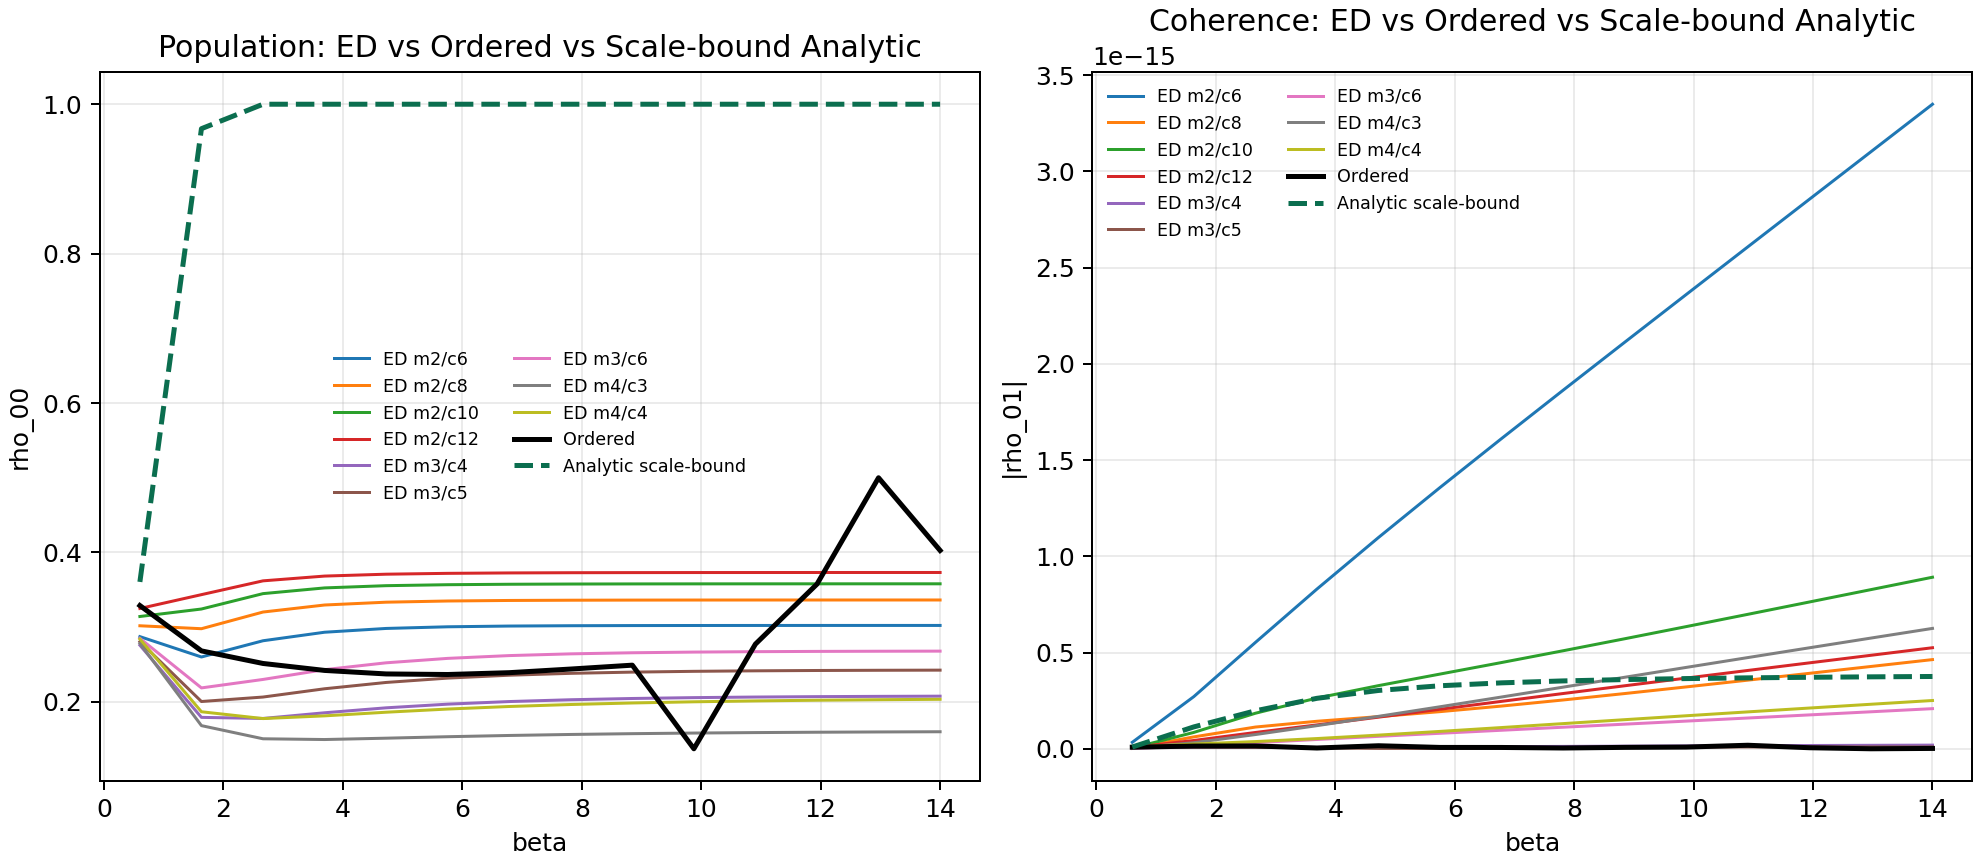

This figure's Python source:
"""
Overlay pure scale-bounded analytic components on existing high-beta ED scan.

No new ED points are computed.
Input:
  hmf_ed_convergence_highbeta_lomodes_codex_v30_scan.csv

Analytic used here:
  _compact_components(..., use_running=False)
which is the direct analytically normalized-component form with no running cap.
"""

from __future__ import annotations

from pathlib import Path

import matplotlib.pyplot as plt
import numpy as np
import pandas as pd

from hmf_component_normalized_compare_codex_v5 import _compact_components
from hmf_model_comparison_standalone_codex_v1 import BenchmarkConfig as LiteConfig, RenormConfig


def _rmse(arr: np.ndarray) -> float:
    return float(np.sqrt(np.mean(np.square(arr)))) if len(arr) else np.nan


def main() -> None:
    out_dir = Path(__file__).resolve().parent
    src_csv = out_dir / "hmf_ed_convergence_highbeta_lomodes_codex_v30_scan.csv"
    out_scan_csv = out_dir / "hmf_ed_convergence_highbeta_scalebound_overlay_scan_codex_v31.csv"
    out_summary_csv = out_dir / "hmf_ed_convergence_highbeta_scalebound_overlay_summary_codex_v31.csv"
    out_fig_png = out_dir / "hmf_ed_convergence_highbeta_scalebound_overlay_codex_v31.png"
    out_log_md = out_dir / "hmf_ed_convergence_highbeta_scalebound_overlay_log_codex_v31.md"

    if not src_csv.exists():
        raise FileNotFoundError(f"Missing source scan: {src_csv}")

    df = pd.read_csv(src_csv).copy()
    df = df[df["status"] == "ok"].copy()
    df = df.sort_values(["n_modes", "n_cut", "beta"]).reset_index(drop=True)

    theta = float(df["theta"].iloc[0])
    g = float(df["g"].iloc[0])
    omega_q = 2.0

    # Note: renorm params are ignored when use_running=False, kept explicit for clarity.
    ren = RenormConfig(scale=1.0, kappa=1.0)
    beta_vals = sorted(df["beta"].unique().tolist())
    ref_rows: list[dict[str, float]] = []
    for beta in beta_vals:
        lite = LiteConfig(
            beta=float(beta),
            omega_q=omega_q,
            theta=theta,
            n_modes=40,
            n_cut=1,
            omega_min=0.1,
            omega_max=10.0,
            q_strength=5.0,
            tau_c=0.5,
        )
        p00, _p11, coh, _ratio = _compact_components(lite, g, use_running=False, renorm=ren)
        ref_rows.append(
            {
                "beta": float(beta),
                "analytic_scalebound_p00": float(p00),
                "analytic_scalebound_coh": float(coh),
            }
        )
    ref = pd.DataFrame.from_records(ref_rows)
    df = df.merge(ref, on="beta", how="left")

    summary_rows: list[dict[str, float | int]] = []
    for (n_modes, n_cut), grp in df.groupby(["n_modes", "n_cut"]):
        gdf = grp.sort_values("beta")
        summary_rows.append(
            {
                "n_modes": int(n_modes),
                "n_cut": int(n_cut),
                "n_points": int(len(gdf)),
                "rmse_ed_vs_ordered_p00": _rmse(
                    gdf["ed_p00"].to_numpy(float) - gdf["ordered_p00"].to_numpy(float)
                ),
                "rmse_ed_vs_scalebound_p00": _rmse(
                    gdf["ed_p00"].to_numpy(float)
                    - gdf["analytic_scalebound_p00"].to_numpy(float)
                ),
                "rmse_ed_vs_ordered_coh": _rmse(
                    gdf["ed_coh"].to_numpy(float) - gdf["ordered_coh"].to_numpy(float)
                ),
                "rmse_ed_vs_scalebound_coh": _rmse(
                    gdf["ed_coh"].to_numpy(float)
                    - gdf["analytic_scalebound_coh"].to_numpy(float)
                ),
                "p00_at_beta2": float(
                    np.interp(2.0, gdf["beta"].to_numpy(float), gdf["ed_p00"].to_numpy(float))
                ),
                "p00_at_beta10": float(
                    np.interp(10.0, gdf["beta"].to_numpy(float), gdf["ed_p00"].to_numpy(float))
                ),
            }
        )

    summary = (
        pd.DataFrame.from_records(summary_rows)
        .sort_values(["n_modes", "n_cut"])
        .reset_index(drop=True)
    )

    df.to_csv(out_scan_csv, index=False)
    summary.to_csv(out_summary_csv, index=False)

    fig, axes = plt.subplots(1, 2, figsize=(11, 4.8), constrained_layout=True)

    ax = axes[0]
    for (n_modes, n_cut), grp in df.groupby(["n_modes", "n_cut"]):
        gdf = grp.sort_values("beta")
        ax.plot(gdf["beta"], gdf["ed_p00"], linewidth=1.2, label=f"ED m{int(n_modes)}/c{int(n_cut)}")
    ref_line = df.sort_values("beta").drop_duplicates(subset=["beta"])
    ax.plot(ref_line["beta"], ref_line["ordered_p00"], color="black", linewidth=2.0, label="Ordered")
    ax.plot(
        ref_line["beta"],
        ref_line["analytic_scalebound_p00"],
        color="#0B6E4F",
        linestyle="--",
        linewidth=2.0,
        label="Analytic scale-bound",
    )
    ax.set_title("Population: ED vs Ordered vs Scale-bound Analytic")
    ax.set_xlabel("beta")
    ax.set_ylabel("rho_00")
    ax.grid(alpha=0.25)
    ax.legend(frameon=False, fontsize=7, ncol=2)

    ax = axes[1]
    for (n_modes, n_cut), grp in df.groupby(["n_modes", "n_cut"]):
        gdf = grp.sort_values("beta")
        ax.plot(gdf["beta"], gdf["ed_coh"], linewidth=1.2, label=f"ED m{int(n_modes)}/c{int(n_cut)}")
    ax.plot(ref_line["beta"], ref_line["ordered_coh"], color="black", linewidth=2.0, label="Ordered")
    ax.plot(
        ref_line["beta"],
        ref_line["analytic_scalebound_coh"],
        color="#0B6E4F",
        linestyle="--",
        linewidth=2.0,
        label="Analytic scale-bound",
    )
    ax.set_title("Coherence: ED vs Ordered vs Scale-bound Analytic")
    ax.set_xlabel("beta")
    ax.set_ylabel("|rho_01|")
    ax.grid(alpha=0.25)
    ax.legend(frameon=False, fontsize=7, ncol=2)

    fig.savefig(out_fig_png, dpi=180)
    plt.close(fig)

    lines: list[str] = []
    lines.append("# High-Beta Scale-Bound Analytic Overlay (Codex v31)")
    lines.append("")
    lines.append(
        "Analytic curve is computed with `_compact_components(..., use_running=False)` only."
    )
    lines.append("")
    lines.append(
        "| n_modes | n_cut | n_points | rmse_ed_vs_ordered_p00 | rmse_ed_vs_scalebound_p00 | rmse_ed_vs_ordered_coh | rmse_ed_vs_scalebound_coh | p00_at_beta2 | p00_at_beta10 |"
    )
    lines.append("|---:|---:|---:|---:|---:|---:|---:|---:|---:|")
    for _, r in summary.iterrows():
        lines.append(
            f"| {int(r['n_modes'])} | {int(r['n_cut'])} | {int(r['n_points'])} | "
            f"{r['rmse_ed_vs_ordered_p00']:.6f} | {r['rmse_ed_vs_scalebound_p00']:.6f} | "
            f"{r['rmse_ed_vs_ordered_coh']:.6f} | {r['rmse_ed_vs_scalebound_coh']:.6f} | "
            f"{r['p00_at_beta2']:.6f} | {r['p00_at_beta10']:.6f} |"
        )
    out_log_md.write_text("\n".join(lines), encoding="utf-8")

    print("Wrote:", out_scan_csv.name)
    print("Wrote:", out_summary_csv.name)
    print("Wrote:", out_fig_png.name)
    print("Wrote:", out_log_md.name)
    print("")
    print(summary.to_string(index=False))


if __name__ == "__main__":
    main()

